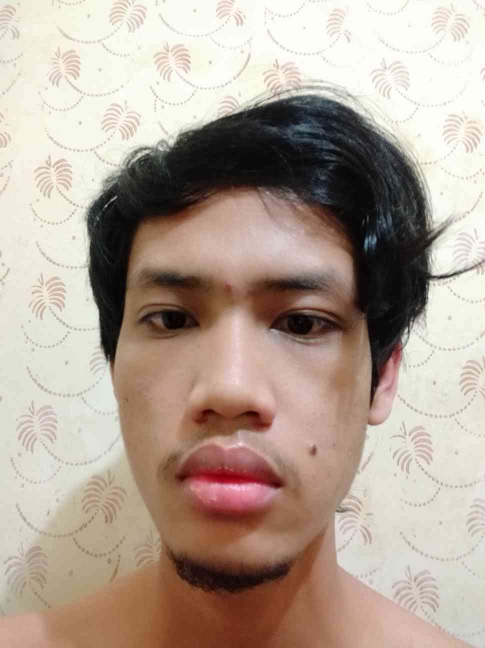
#> input picture test/classes_pins_dataset/coba1/IMG_20221119_181326.jpg, 970 x 1296 px (shown at 1/2 size); its folder holds only this picture in this run
$ python tester_manual.py
#> lines starting #> are read from the running program, lines starting #| are printed output that depends on the picture
### src/backend/tools/covarianceRemake.py
import glob
import cv2
import matplotlib as plt
import numpy as np
import src.backend.tools.subtractAvAndTrain as sub


# [240 lines left out: functions readImgV2, getHimpunanImgV3, averageImgV7, substractAll, averageImgV8, subtractArray and 14 more, not called in this run]


'''
def getEigenGreek(path):
    covGreek = covarianceGreek(path)
    greekMatrix = substractAll(path)
    eigValGreek, eigVecGreek = ev.eigenValVec(covGreek,iteration=100)
    eigVecReal = np.matmul(greekMatrix,eigVecGreek)
     '''


### src/backend/tools/eigenValVec.py
import numpy as np
import src.backend.tools.covarianceRemake as CR
from matplotlib import pyplot as plt

# [87 lines left out: functions getVektor, magnitude, magnitudeSquare, scalarXvec, orthogonalProjection, QR_decomposition, not called in this run]


def QR_decompositionV2(matrix):
    # Melakukan dekomposisi matrix dengan QR
    # Returnnya adalah matrix Q dan R
    m, n = matrix.shape
    Q = np.zeros((m, n))
    R = np.zeros((m, n))
    for j in range(n):
        v = matrix[:, j]
        norm = np.linalg.norm(v)
        for i in range(j):
            temp = matrix[:, j]
            q = Q[:, i]
            qt = np.transpose(q)
            temp1 = np.dot(qt, temp)
            temp2 = np.multiply(temp1, q)
            R[i][j] = temp1
            v = np.subtract(v, temp2)
        if j == 0:
            R[j][j] = norm
            Q[:, j] = np.divide(v, norm)
        else :
            norm = np.linalg.norm(v)
            R[j][j] = round(norm, 6)
            v = np.divide(v, norm)
            Q[:, j] = v

    return Q, R

# [16 lines left out: function eigenValVecV2, not called in this run]


def getEigenValueQR (matrix, iteration):
    # Mendapatkan eigen value dari matrix
    # return bentuk array
    ret = [0 for m in range (len(matrix))]
    A = np.copy(matrix)
    for i in range (iteration):
        [Q,R] = QR_decompositionV2(A)
        A = np.matmul(R,Q)
    for j in range (len(A)):
        ret[j] = (A[j][j])
    ret.sort(reverse=True)
    return ret


def getEigenVectorQR (matrix, eigenValue):
    # eigenValue merupakan nilai eigen value dari matrix
    # Mendapatkan eigen vector dari matrix
    # return dalam bentuk matrix
    res = [[0 for m in range (len(matrix))] for n in range (len(matrix))]
    for i in range(len(eigenValue)):
        Matrix_temp = np.copy(matrix)
        eigenValue_temp = np.copy(eigenValue)

        # untuk mendapatkan matrix yang dikurang eigen value ke i
        for j in range(len(eigenValue)):
            Matrix_temp[j][j] -= eigenValue_temp[i]

        # solve matrix A - lambda I dapat eigen vektor
        Eigen_Vector = np.linalg.solve(Matrix_temp, eigenValue_temp)

        # cari panjang dari eigen vektor yang telah didapat
        normalize_Vector = magnitude(Eigen_Vector)

        # normalisasikan (tiap elemen eigen vektor dibagi panjangnya)
        for k in range (len(eigenValue)):
            Eigen_Vector[k] /= normalize_Vector

        # saat ini HARUSNYA sudah dapat eigen vektor sebenarnya
        # jadi di append ke res lalu proses diulangi untuk eigen berikutnya
        for z in range (len(matrix)):
            res[z][i] = Eigen_Vector[z]

    return res


def getEigenVectorQRV2 (matrix):
    pass


# [94 lines left out: functions getRealEigenVector, getEigenFace, getVektorAsMatrix, getEigenFaceV2, eigen_qr_simple, getEigenFaceQR and 2 more, not called in this run]

def EuclideanDistance(matrix):
    return np.sqrt(np.sum(np.square(matrix)))

# [11 lines left out: function eigenValVecV4, not called in this run]

### src/backend/tools/tester_manual.py
import covarianceRemake as CR
import averageImage as AV
import eigenValVec as EV
import numpy as np

print("=========================================================")

path = '../../../test/classes_pins_dataset/coba1'
S = CR.getHimpunanImgV3(path)
#> in readImgV2, `img = cv2.imread(img_path,0)`:
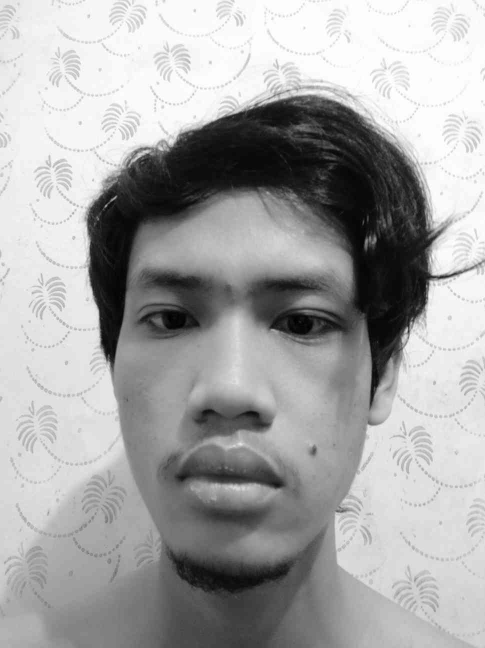
#> img: shape (1296, 970) (shown at 1/2 size); min 0, max 255, mean 165.9
#> in getHimpunanImgV3, `N = len(S)`: N = 1
#> after the loop in getHimpunanImgV3, `for i in range (N):`: S = 1 item
#> S = 1 item
S_subtract = CR.subtractNoFlat(S)
#> in averageImgV8, `N = len(S)`: N = 1
#> after the loop in averageImgV8, `for j in range (N):`: rata = 256 items
#> the loop in subtractNoFlat, `for i in range (len(S)):` made 1 pass
S_concat = CR.concatManual(S)
#> in concatManual, `B = S[0]`:
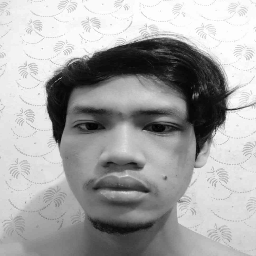
#> B: shape (256, 256); min 0, max 255, mean 165.8
print("shape S_subtract: ", S_subtract.shape)
#| shape S_subtract:  (1, 256, 256)

print("=========================================================")

cov = CR.covarianceManual(path)
#> in covarianceManual, `S = getHimpunanImgV3(path)`: S = 1 item
#> the loop in subtractNoFlat (call 2), `for i in range (len(S)):` made 1 pass
#> in concatManual (call 2), `B = S[0]`: B: shape (256, 256); every value is 0
print(np.matrix(cov))
#> (printed output is left out)
print(len(cov), ',',len(cov[0]))
#| 256 , 256

print("=========================================================")

Q, R = EV.QR_decompositionV2(cov)
#> the loop in QR_decompositionV2, `for j in range(n):` made 256 passes
#> after the loop in QR_decompositionV2, `for j in range(n):`: Q: shape (256, 256) float64; every value is NaN or infinite
#> after the loop in QR_decompositionV2, `for j in range(n):`: R: shape (256, 256) float64; 50.19% of the values are NaN or infinite; the others: min 0, max 0, mean 0
eigValFun = EV.getEigenValueQR(cov,20)
#> in getEigenValueQR, `ret = [0 for m in range (len(matrix))]`: ret = 256 values from 0 to 0
#> after the loop in getEigenValueQR, `for j in range (len(A)):`: ret = 256 items, first 6: nan, nan, nan, nan, nan, nan
#> eigValFun = 256 items, first 6: nan, nan, nan, nan, nan, nan
eigVecFun = EV.getEigenVectorQR(cov, eigValFun)
#> in getEigenVectorQR, `res = [[0 for m in range (len(matrix))] for n in range (len(matrix))]`: res = 256 items
#> the loop in getEigenVectorQR, `for i in range(len(eigenValue)):` made 1 pass
#> (the run stopped early here; a loop or call above may not have finished)
